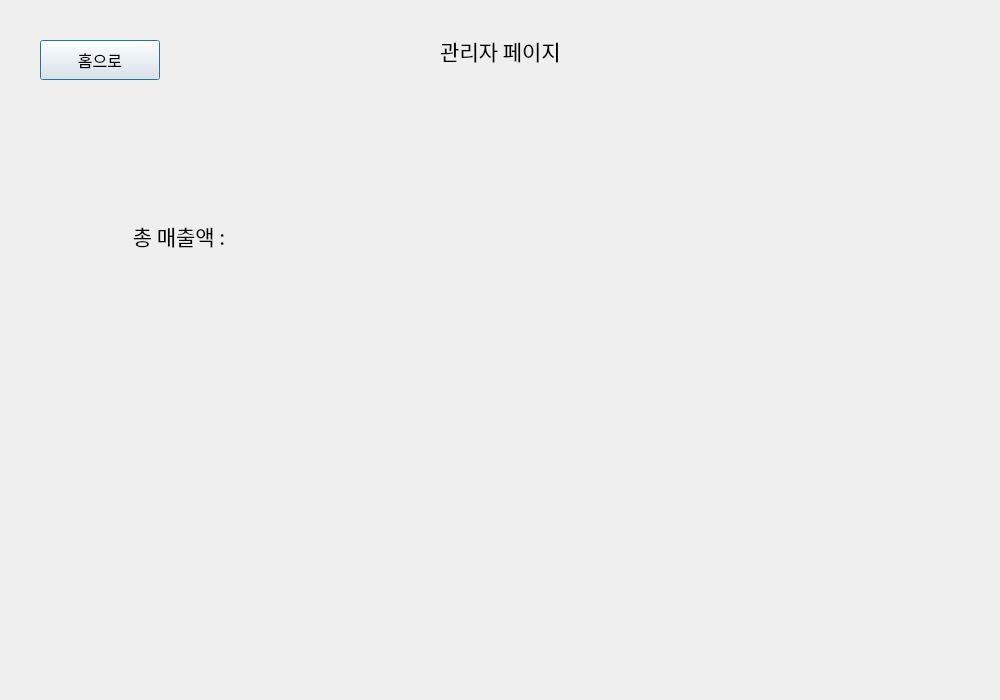
<?xml version="1.0" encoding="UTF-8"?>
<ui version="4.0">
 <class>Dialog</class>
 <widget class="QDialog" name="Dialog">
  <property name="geometry">
   <rect>
    <x>0</x>
    <y>0</y>
    <width>1000</width>
    <height>700</height>
   </rect>
  </property>
  <property name="windowTitle">
   <string>Dialog</string>
  </property>
  <widget class="QPushButton" name="btn_go_to_main">
   <property name="geometry">
    <rect>
     <x>40</x>
     <y>40</y>
     <width>120</width>
     <height>40</height>
    </rect>
   </property>
   <property name="font">
    <font>
     <family>NanumGothic</family>
     <pointsize>12</pointsize>
    </font>
   </property>
   <property name="text">
    <string>홈으로</string>
   </property>
  </widget>
  <widget class="QLabel" name="lbl_title">
   <property name="geometry">
    <rect>
     <x>300</x>
     <y>20</y>
     <width>401</width>
     <height>61</height>
    </rect>
   </property>
   <property name="font">
    <font>
     <family>NanumGothic</family>
     <pointsize>16</pointsize>
    </font>
   </property>
   <property name="text">
    <string>관리자 페이지</string>
   </property>
   <property name="alignment">
    <set>Qt::AlignCenter</set>
   </property>
  </widget>
  <widget class="QWidget" name="horizontalLayoutWidget">
   <property name="geometry">
    <rect>
     <x>10</x>
     <y>200</y>
     <width>681</width>
     <height>71</height>
    </rect>
   </property>
   <layout class="QHBoxLayout" name="horizontalLayout">
    <item>
     <widget class="QLabel" name="lbl_1">
      <property name="font">
       <font>
        <family>NanumGothic</family>
        <pointsize>16</pointsize>
       </font>
      </property>
      <property name="text">
       <string>총 매출액 :</string>
      </property>
      <property name="alignment">
       <set>Qt::AlignCenter</set>
      </property>
     </widget>
    </item>
    <item>
     <widget class="QLabel" name="lbl_total">
      <property name="font">
       <font>
        <family>NanumGothic</family>
        <pointsize>16</pointsize>
       </font>
      </property>
      <property name="text">
       <string/>
      </property>
      <property name="alignment">
       <set>Qt::AlignCenter</set>
      </property>
     </widget>
    </item>
   </layout>
  </widget>
  <widget class="QWidget" name="graph_widget" native="true">
   <property name="geometry">
    <rect>
     <x>9</x>
     <y>269</y>
     <width>681</width>
     <height>401</height>
    </rect>
   </property>
  </widget>
 </widget>
 <resources/>
 <connections/>
</ui>
